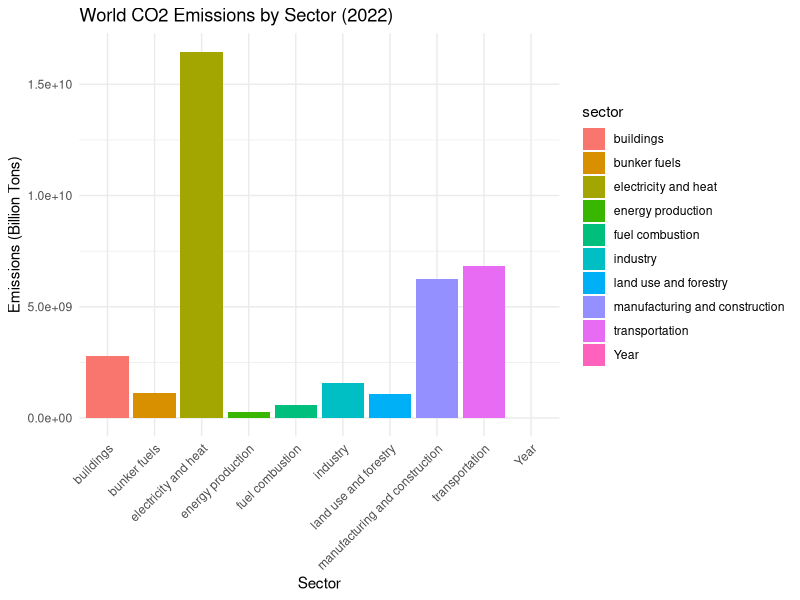
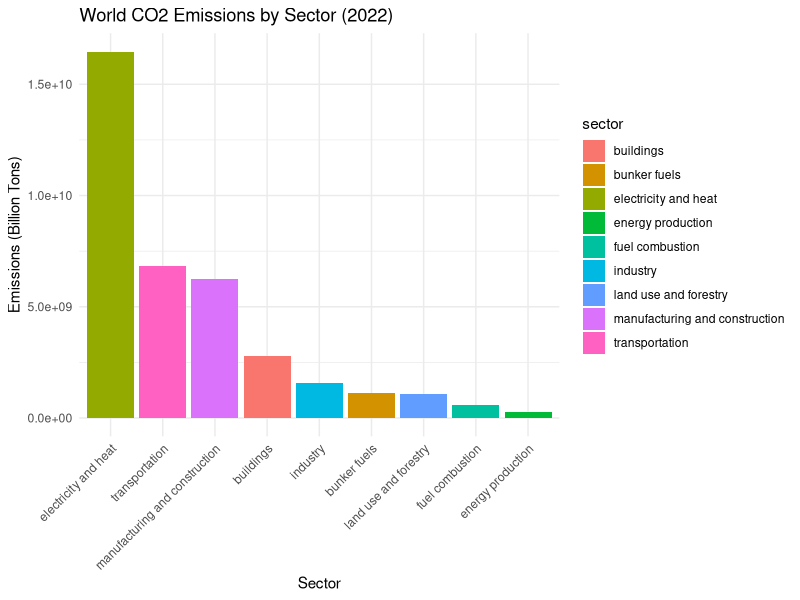
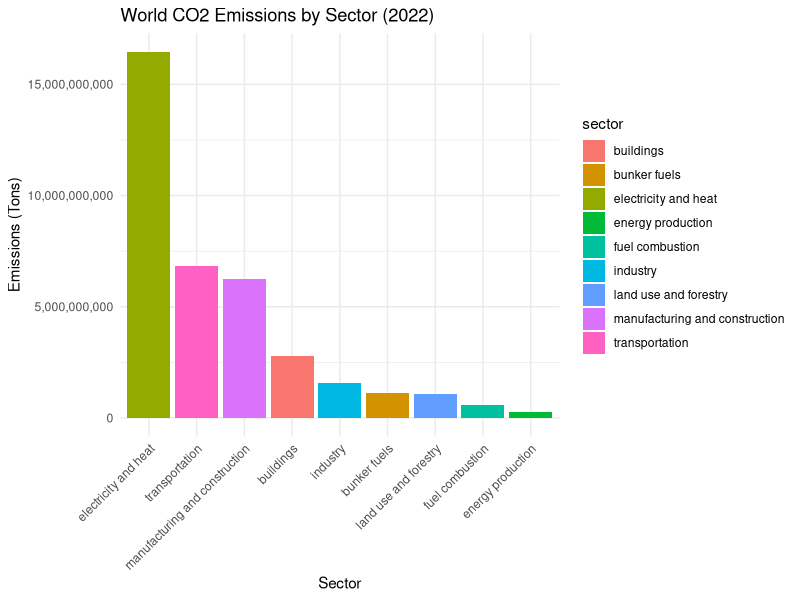

R code for these plots, in order:
#libraries
install.packages("ggplot2")
install.packages("dplyr")
install.packages("tidyr")
install.packages("readr")

# Load necessary libraries
library(ggplot2)
library(dplyr)
library(tidyr)
library(readr)

#load data
worl_em <- read_csv("Data/emmisions-by-sector.csv")

# Filter the dataset for year 2022
worl_em_2022 <- worl_em %>%
  filter(Year == 2022)

#filter out the "world" row
worl_em_2022 <- worl_em_2022 %>%
  filter(Entity != "World")

#delete row
worl_em_2022 <- worl_em_2022 %>%
  filter(Entity != "Upper-middle-income countries")
worl_em_2022 <- worl_em_2022 %>%
  filter(Entity != "Low-income countries")
worl_em_2022 <- worl_em_2022 %>%
  filter(Entity != "Lower-middle-income countries")
worl_em_2022 <- worl_em_2022 %>%
  filter(Entity != "Europe")
worl_em_2022 <- worl_em_2022 %>%
  filter(Entity != "European Union (27)")
worl_em_2022 <- worl_em_2022 %>%
  filter(Entity != "Serbia")
worl_em_2022 <- worl_em_2022 %>%
  filter(Entity != "North America")
worl_em_2022 <- worl_em_2022 %>%
  filter(Entity != "South America")
worl_em_2022 <- worl_em_2022 %>%
  filter(Entity != "Oceania")
worl_em_2022 <- worl_em_2022 %>%
  filter(Entity != "Asia")
worl_em_2022 <- worl_em_2022 %>%
  filter(Entity != "Africa")
worl_em_2022 <- worl_em_2022 %>%
  filter(Entity != "High-income countries")

#create dataset with continents
continents_em <- worl_em %>%
  filter(Year == 2022,
           Entity %in% c("United Kingdom", 
                       "Europe", 
                       "Asia", 
                       "Africa", 
                       "North America", 
                       "South America", 
                       "Australia"))

#create a new world row and sum up all emissions
world_row <- continents_em %>%
  summarize(
    Entity = "World",
    Code = "WORLD",              
    Year = 2022,
    across(where(is.numeric), sum, na.rm = TRUE)
  )

# Bind this row to the bottom of the dataset
continents_em <- bind_rows(continents_em, world_row)

#convert workd to long
world_bar <- world_row %>%
  pivot_longer(
    cols = where(is.numeric),   # all numeric columns = your sectors
    names_to = "sector",
    values_to = "emissions"
  )

##make bar chart
ggplot(world_bar, aes(x = sector, y = emissions, fill = sector)) +
  geom_bar(stat = "identity") +
  labs(title = "World CO2 Emissions by Sector (2022)",
       x = "Sector",
       y = "Emissions (Billion Tons)") +
  theme_minimal() +
  theme(axis.text.x = element_text(angle = 45, hjust = 1))

#lets improve  the bar chart
world_bar <- world_row %>%
  pivot_longer(
    cols = where(is.numeric) & !Year,   # EXCLUDE the year column
    names_to = "sector",
    values_to = "emissions"
  )
#sort sectors
ggplot(world_bar, aes(x = reorder(sector, -emissions), y = emissions, fill = sector)) +
  geom_bar(stat = "identity") +
  labs(title = "World CO2 Emissions by Sector (2022)",
       x = "Sector",
       y = "Emissions (Billion Tons)") +
  theme_minimal() +
  theme(axis.text.x = element_text(angle = 45, hjust = 1))

#remove scientific notation
ggplot(world_bar, aes(x = reorder(sector, -emissions), y = emissions, fill = sector)) +
  geom_bar(stat = "identity") +
  labs(title = "World CO2 Emissions by Sector (2022)",
       x = "Sector",
       y = "Emissions (Tons)") +
  scale_y_continuous(labels = scales::comma) +
  theme_minimal() +
  theme(axis.text.x = element_text(angle = 45, hjust = 1))


